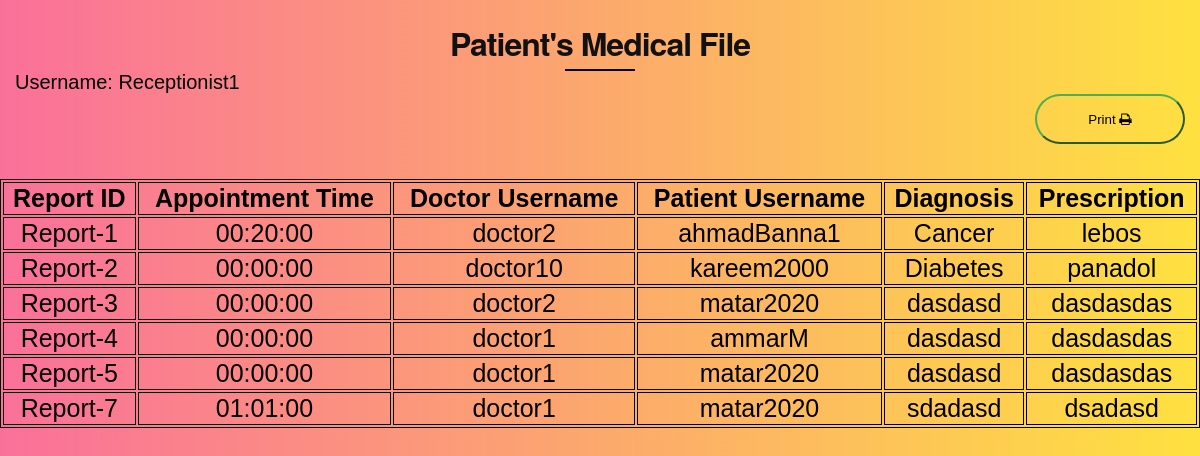
The app's page /htdocs/html/MedicalFile.php (signed in) with its own data.
### tables this page shows
CREATE TABLE `medicalreport` (
  `REPORT_ID` varchar(50) NOT NULL,
  `DRNAME` varchar(50) DEFAULT NULL,
  `PatientName` varchar(50) NOT NULL,
  `DIAGNOSIS` varchar(50) NOT NULL,
  `Prescription` varchar(50) NOT NULL,
  `AppointmentTime` time NOT NULL
);

### htdocs/html/MedicalFile.php (the view, shortened to what this page needs)
<?php
    $dbhost = "localhost";
    $dbuser = "root";
    $dbpass = "31S!VQ2z[lzTBe4_";
    $db = "clinicdatabase";
    $conn = new mysqli($dbhost, $dbuser, $dbpass,$db) or die("Connect failed: %s\n". $conn -> error);
    $username=$_SESSION['username'];
    $role=$_SESSION['role'];
    if($role==0){
      $sql = "SELECT * FROM medicalreport where PatientName= '$username'";
    }
    elseif($role==1||$role==3){
      $sql = "SELECT * FROM medicalreport";
    }
    elseif($role==2){
      $sql = "SELECT * FROM medicalreport where DRNAME='$username'";
    }
    $result=  mysqli_query($conn, $sql);
    ?>
<!DOCTYPE html>
<html>
  <head>
    <link
      rel="stylesheet"
      href="https://cdnjs.cloudflare.com/ajax/libs/font-awesome/4.7.0/css/font-awesome.min.css"
    />
    <link rel="stylesheet" href="../css/styles.css" />
  </head>
  <body onload="getMedicalFileUrlParams()">
    <div class="wrapper">
      <div class="title-container">
        <h1 class="centered">Patient's Medical File</h1>
        <ul class="list-style">
          <li id="PatientName">Username:  <?php echo $_SESSION['username']; ?></li>
        </ul>
        <div class="right-btn">
          <button class="lrg-green-btn" onclick="window.print()">
            Print <i class="fa fa-print"></i>
          </button>
        </div>
      </div>
      <table class="table-style" id="MedicalReportTable">
        <tr>
          <th>Report ID</th>
          <th>Appointment Time</th>
          <th>Doctor Username</th>
          <th>Patient Username</th>
          <th>Diagnosis</th>
          <th>Prescription</th>
        </tr>
        <?php
                while($rows=$result->fetch_assoc())
                {
             ?>
            <tr>
                <td><?php echo $rows['REPORT_ID'];?></td>
                <td><?php echo $rows['AppointmentTime'];?></td>
                <td><?php echo $rows['DRNAME'];?></td>
                <td><?php echo $rows['PatientName'];?></td>
                <td><?php echo $rows['DIAGNOSIS'];?></td>
                <td><?php echo $rows['Prescription'];?></td>
            </tr>
            <?php
                }
             ?>
      </table>
    </div>
  </body>
</html>

### records on screen
medicalreport: REPORT_ID "Report-1", AppointmentTime "00:20:00", DRNAME "doctor2", PatientName "ahmadBanna1", DIAGNOSIS "Cancer", Prescription "lebos"
medicalreport: REPORT_ID "Report-2", AppointmentTime "00:00:00", DRNAME "doctor10", PatientName "kareem2000", DIAGNOSIS "Diabetes", Prescription "panadol"
medicalreport: REPORT_ID "Report-3", AppointmentTime "00:00:00", DRNAME "doctor2", PatientName "matar2020", DIAGNOSIS "dasdasd", Prescription "dasdasdas"
medicalreport: REPORT_ID "Report-4", AppointmentTime "00:00:00", DRNAME "doctor1", PatientName "ammarM", DIAGNOSIS "dasdasd", Prescription "dasdasdas"
medicalreport: REPORT_ID "Report-5", AppointmentTime "00:00:00", DRNAME "doctor1", PatientName "matar2020", DIAGNOSIS "dasdasd", Prescription "dasdasdas"
medicalreport: REPORT_ID "Report-7", AppointmentTime "01:01:00", DRNAME "doctor1", PatientName "matar2020", DIAGNOSIS "sdadasd", Prescription "dsadasd"

### other values on screen
$_SESSION['username'] "Receptionist1"
